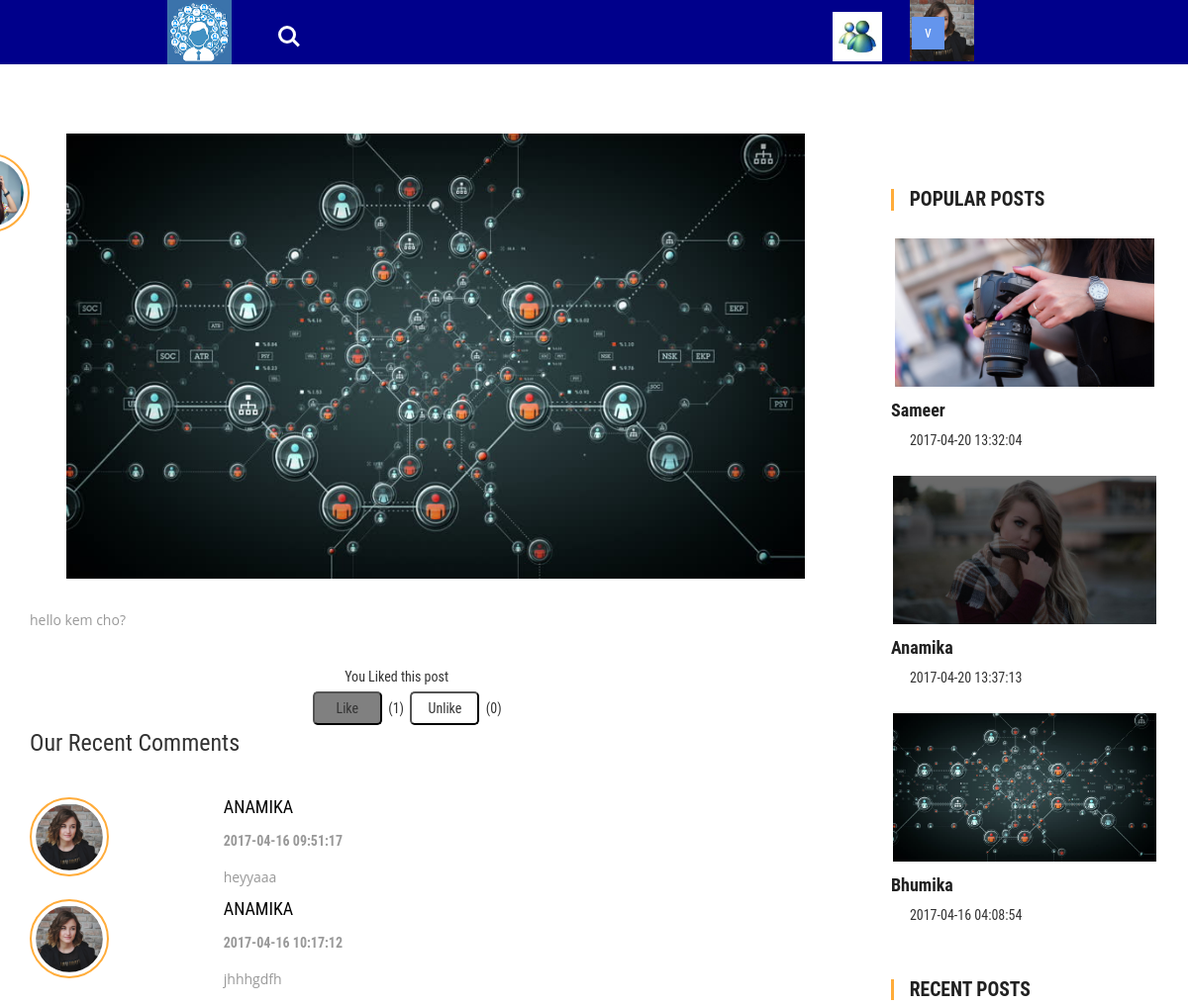
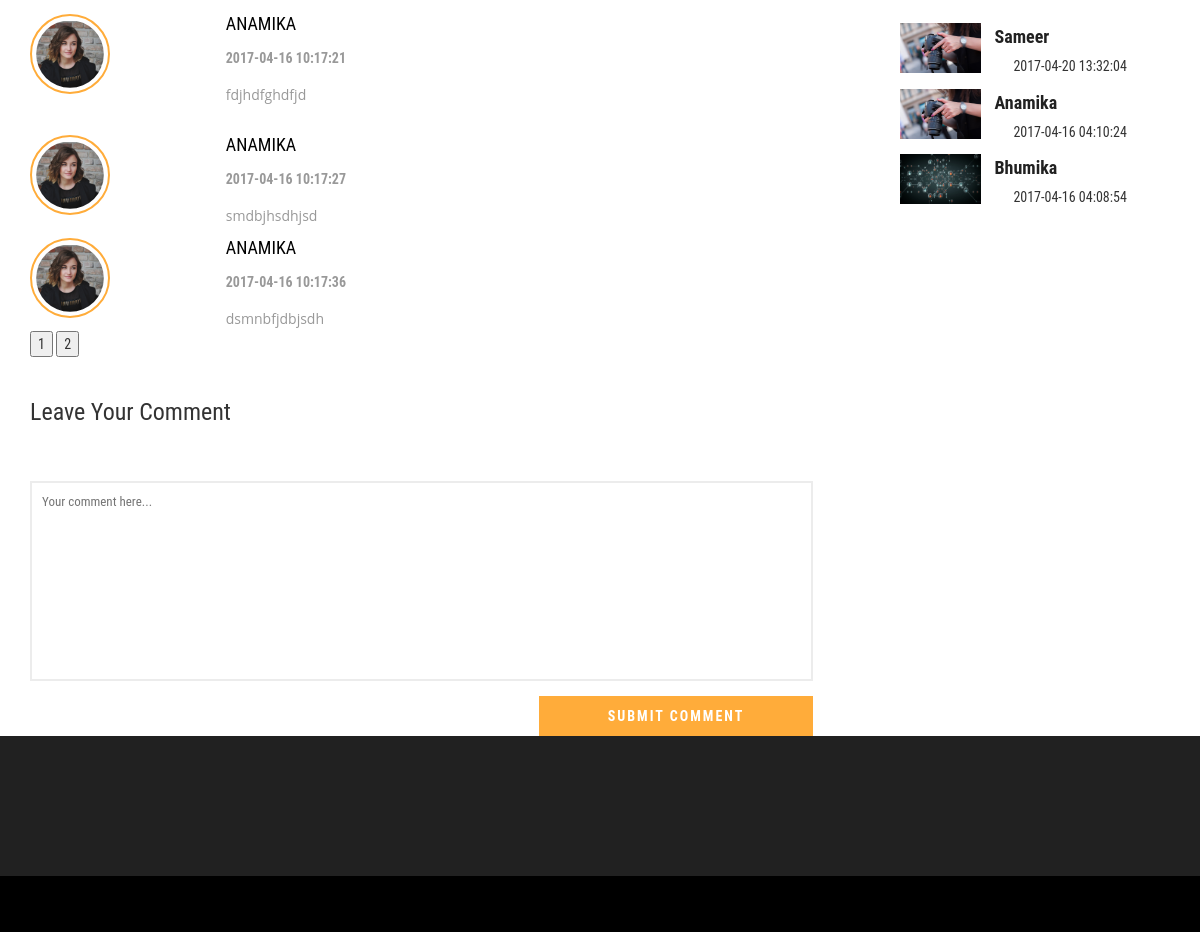
The page /singlepage.php?text1=bhumika@gmail.com&text2=4 (signed in) on the database its author committed (2 pictures, top to bottom).
### tables this page shows
CREATE TABLE `users` (
  `UserId` int(11) NOT NULL,
  `Username` varchar(25) NOT NULL,
  `Email` varchar(255) NOT NULL,
  `Password` varchar(255) NOT NULL,
  `Content` varchar(2000) NOT NULL,
  `Gender` varchar(10) NOT NULL,
  `CreationDate` date NOT NULL,
  `UpdatedDate` date NOT NULL,
  `IsAdmin` int(10) NOT NULL,
  `Profile_Pic` varchar(2000) NOT NULL,
  `Cover_Pic` varchar(2000) NOT NULL
);

CREATE TABLE `posts` (
  `ID` int(11) NOT NULL,
  `post_Content` varchar(30000) NOT NULL,
  `Content` varchar(2000) NOT NULL,
  `image` varchar(2000) NOT NULL,
  `author_id` int(11) NOT NULL,
  `date_time` varchar(2000) NOT NULL,
  `num_comment` int(11) NOT NULL,
  `num_likes` int(11) NOT NULL
);

CREATE TABLE `like_unlike` (
  `id` int(11) NOT NULL,
  `userid` int(11) NOT NULL,
  `postid` int(11) NOT NULL,
  `type` int(2) NOT NULL,
  `timestamp` timestamp NOT NULL DEFAULT CURRENT_TIMESTAMP ON UPDATE CURRENT_TIMESTAMP
);

CREATE TABLE `comments` (
  `id` int(11) NOT NULL,
  `post_id` int(11) NOT NULL,
  `content` varchar(2000) NOT NULL,
  `author_id` int(11) NOT NULL,
  `date_time` varchar(2000) NOT NULL
);

### singlepage.php (the view, shortened to what this page needs)
<!DOCTYPE html>
<html lang="en" ng-app = "myApp">
<head>
<?php include "header.php";
	if(isset($_SESSION['email']) && $_SESSION['email']!=''){
 ?>
<?php
	$email= $_GET['text1'];
	$post_id =$_GET['text2'];
	$query = " SELECT * FROM users WHERE Email = '$_SESSION[email]' limit 1";
	$result = mysqli_query($con,$query);
	$row = mysqli_fetch_array($result);
?>
</head>
<body ng-controller="cntrl">
	<header style="height:65px; background-color:#00008B">
			<div class="container">
				<div style="margin-left:0px;  width:30%; margin-bottom:20px; dsplay:inline;" class="logo">
					<a href=<?php echo "main.php?text1=".$_SESSION['email']; ?>><img style="height:65px; width:65px;" src="images/logo.png" /></a>
						<div style="margin-left:80px; width:200px;" >
							<div style="width:40px; margin-left:80%; margin-top:-50px;" class="cd-main-header">
								<a class="cd-search-trigger" href="#cd-search"> <span></span></a>
							</div>
						</div>
						<div class="dropdown">
				<button class="dropbtn">v</button>
			</div>
			<input  ng-init="search_id='<?php echo $row['UserId']; ?>'" ng-click="find_frnd_reqst()" id="frnd_request" style="margin-top:-100px; margin-left:237%; width:50px; height:50px;" type="image" src="images/request.jpg" alt="Submit" />
	</header>
	<?php
		$query = mysqli_query($con,"select * from posts where id='$post_id'");
		$post = mysqli_fetch_array($query);
		$query = mysqli_query($con,"select * from users where userid = '$post[author_id]'");
		$author = mysqli_fetch_array($query);
		$type = -1;
    $status_query = "SELECT count(*) as cntStatus,type FROM like_unlike WHERE userid=".$row['UserId']." and postid=".$post['ID'];
    $status_result = mysqli_query($con,$status_query);
    $status_row = mysqli_fetch_array($status_result);
    $count_status = $status_row['cntStatus'];
    if($count_status > 0){
      $type = $status_row['type'];
    }
    $like_query = "SELECT COUNT(*) AS cntLikes FROM like_unlike WHERE type=1 and postid=".$post['ID'];
    $like_result = mysqli_query($con,$like_query);
    $like_row = mysqli_fetch_array($like_result);
    $total_likes = $like_row['cntLikes'];
    $unlike_query = "SELECT COUNT(*) AS cntUnlikes FROM like_unlike WHERE type=0 and postid=".$post['ID'];
    $unlike_result = mysqli_query($con,$unlike_query);
    $unlike_row = mysqli_fetch_array($unlike_result);
    $total_unlikes = $unlike_row['cntUnlikes'];
	?>
	<div class="container">
		<div class="banner-btm-agile">
			<div class="col-md-9 btm-wthree-left">
				<div class="single-left">
				<div class="single-left1">
					<div style="margin-left:-80px;" class="comments-grid-left">
						<a href=<?php echo "user_page.php?text1=".$author['Email']; ?>>
							<img style="height:80px; width:80px;"src=<?php echo "images/".$author['Profile_Pic']; ?> alt=" " class="img-responsive" />
						</a>
					</div>
					<div style=" height:450px; background-color:#d9d9db;"  class="w3agile_special_deals_grid_left_grid">
						<img style=" height:100%; margin:auto;" src=<?php echo "images/".$post['image']; ?> class="img-responsive" alt="" />
					</div>
					<p><?php echo $post['post_Content']; ?></p>
				</div>
				<?php
					$result = mysqli_query($con,"select * from like_unlike where userid='$row[UserId]' and postid='$post[ID]'");
					$like_unlike = mysqli_fetch_array($result);
					$num = mysqli_num_rows($result);
					$liked =  $like_unlike['type'];
					if($liked ==1 && $num!=0){
				?> <div id="liked" style="margin:auto; width:20%; padding:5px;"> You Liked this post </div>
				<?php }else if($liked == 0 && $num!=0){ ?>
					<div id="liked" style="margin:auto; width:20%; padding:5px;"> You Unliked this post </div>
				<?php } ?>
				<div  style="width:27%; margin:auto; margin-bottom:5px;"class="post-action">
					<input style="<?php if($liked == 1 && $num!=0){ echo "background-color:grey;"; } else{ echo "background-color:white;"; }  ?> padding:5px; width:70px; border-radius:5px;" type="button" value="Like" id="like_<?php echo $post['ID']; ?>_<?php echo $row['UserId']; ?>" class="like" style="<?php if($type == 1){ echo "color: #ffa449;"; } ?>" />
						&nbsp;(<span class="a"><?php echo $total_likes; ?></span>)&nbsp;
					<input style="<?php if($liked == 0 && $num!=0){ echo "background-color:grey;"; } else{ echo "background-color:white;"; } ?> padding:5px; width:70px; border-radius:5px;" type="button" value="Unlike" id="unlike_<?php echo $post['ID']; ?>_<?php echo $row['UserId']; ?>" class="unlike" style="<?php if($type == 0){ echo "color: #ffa449;"; } ?>" />
						&nbsp;(<span class="b"><?php echo $total_unlikes; ?></span>)
				</div
				<div class="comments">
					<h3>Our Recent Comments</h3>
					<div  class="comments-grids">
							<?php
								$record_per_page =5;
								if(isset($_POST["page"])){
									$page = $_POST["page"];
								}
								else{
									$page = 1;
								}
								$start_from = ($page - 1)*$record_per_page;
								$query = mysqli_query($con,"SELECT * FROM `comments` JOIN users where author_id = userid and post_id = '$post[ID]' order by date_time asc LIMIT $start_from,$record_per_page");
								$num = mysqli_num_rows($query);
								if($num==0){
									?> <p align="center"> No Comments till now </p> <?php
								}
								else{
									while($comment = mysqli_fetch_array($query)){
								?>
									<div style="margin-top:10px;" class="comments-grid">
										<div class="comments-grid-left">
											<a href=<?php echo "user_page.php?text1=".$comment['Email']; ?>>
												<img style="height:80px; width:80px;"src=<?php echo "images/".$comment['Profile_Pic']; ?> alt=" " class="img-responsive" />
											</a>
										</div>
										<div class="comments-grid-right">
											<h4><a href=<?php echo "user_page.php?text1=".$comment['Email']; ?>>
												<?php echo $comment['Username']; ?></a>
											</h4>
											<ul>
												<li><?php echo $comment['date_time']; ?> </li>
											</ul>
											<p><?php echo $comment['content']; ?></p>
										</div>
										<div class="clearfix"> </div>
									</div>
							<?php } }
								$page_query = "SELECT * FROM `comments` JOIN users where author_id = userid and post_id = '$post[ID]'";
								$page_result = mysqli_query($con, $page_query);
								$total_records = mysqli_num_rows($page_result);
								$total_pages = ceil($total_records/$record_per_page);
								for($i=1; $i<=$total_pages; $i++){
								?>
									<form style="display:inline-block;" id="page" method="post" action=<?php echo "singlepage.php?text1=".$email."&text2=".$_GET['text2']; ?>>
										<input type="Submit" value=<?php echo $i; ?> name="page"/>
									</form>
								<?php
								}
							?>
					</div>
				</div>
				<div class="leave-coment-form">
					<h3>Leave Your Comment</h3>
					<form id="comment_form">
						<textarea name="Message" placeholder="Your comment here..." required=""></textarea>
						<div class="w3_single_submit">
							<input name="submit" type="submit" value="Submit Comment" >
						</div>
					</form>
				</div>
			</div>
			</div>
			<div class="col-md-3 w3agile_blog_left">
				<div class="w3ls_popular_posts">
					<h3>Popular Posts</h3>
				<?php
					$result = mysqli_query($con,"Select date_time,Username,image,Email,ID from posts join users where author_id = UserId order by num_likes desc limit 3");
					while($pop_re = mysqli_fetch_array($result)){
				?>
					<div class="agileits_popular_posts_grid">
						<div class="w3agile_special_deals_grid_left_grid">
							<a href=<?php echo "singlepage.php?text1=".$pop_re['Email']."&text2=".$pop_re['ID']; ?>>
								<img style=" height:150px; margin:auto;" src=<?php echo "images/".$pop_re['image']; ?> class="img-responsive" alt="" />
							</a>
						</div>
						<h4>
							<a href=<?php echo 'user_page.php?text1='.$pop_re['Email']; ?>>
								<?php echo $pop_re['Username']; ?>
							</a>
						</h4>
						<h5><i class="fa fa-calendar" aria-hidden="true"></i><?php echo $pop_re['date_time']; ?></h5>
					</div>
				<?php } ?>
				</div>
			<div class="w3ls_recent_posts">
					<h3>Recent Posts</h3>
				<?php
					$result = mysqli_query($con,"Select date_time,Username,image,Email,ID from posts join users where author_id = UserId and email!='$_SESSION[email]' order by date_time desc limit 3");
					while($pop_re = mysqli_fetch_array($result)){
				?>
					<div class="agileits_recent_posts_grid">
						<div class="agileits_recent_posts_gridl">
							<div class="w3agile_special_deals_grid_left_grid">
								<a href=<?php echo "singlepage.php?text1=".$pop_re['Email']."&text2=".$pop_re['ID']; ?>>
									<img style=" height:50px; margin:auto;" src=<?php echo "images/".$pop_re['image']; ?> class="img-responsive" alt="" />
								</a>
							</div>
						</div>
						<div class="agileits_recent_posts_gridr">
						<h4>
							<a href=<?php echo 'user_page.php?text1='.$pop_re['Email']; ?>>
								<?php echo $pop_re['Username']; ?>
							</a>
						</h4>
						<h5><i class="fa fa-calendar" aria-hidden="true"></i><?php echo $pop_re['date_time']; ?></h5>
						</div>
						<div class="clearfix"> </div>
					</div>
				<?php } ?>
				</div>
			</div>
			<div class="clearfix"></div>
		</div>
	<div class="footer-agile-info"></div>
	<div class="copyright">	</div>
</body>
</html>
<?php }else {
	include "error_page.php";
}

### rows shown on the page
users: Profile_Pic (picture)
posts: image (picture), post_Content "hello kem cho?", author.Username "Bhumika", date_time "2017-04-16 04:08:54"
like_unlike: type "Like", type "Unlike"
comments: author.Profile_Pic (picture), author.Username "ANAMIKA", date_time "2017-04-16 09:51:17", content "heyyaaa"
comments: author.Profile_Pic (picture), author.Username "ANAMIKA", date_time "2017-04-16 10:17:12", content "jhhhgdfh"
comments: author.Profile_Pic (picture), author.Username "ANAMIKA", date_time "2017-04-16 10:17:21", content "fdjhdfghdfjd"
comments: author.Profile_Pic (picture), author.Username "ANAMIKA", date_time "2017-04-16 10:17:27", content "smdbjhsdhjsd"
comments: author.Profile_Pic (picture), author.Username "ANAMIKA", date_time "2017-04-16 10:17:36", content "dsmnbfjdbjsdh"
posts: image (picture), author.Username "Sameer", date_time "2017-04-20 13:32:04"
posts: image (picture), author.Username "Anamika", date_time "2017-04-20 13:37:13"
posts: image (picture), author.Username "Anamika", date_time "2017-04-16 04:10:24"

### other values the page prints
$total_likes "1"
$total_unlikes "0"
